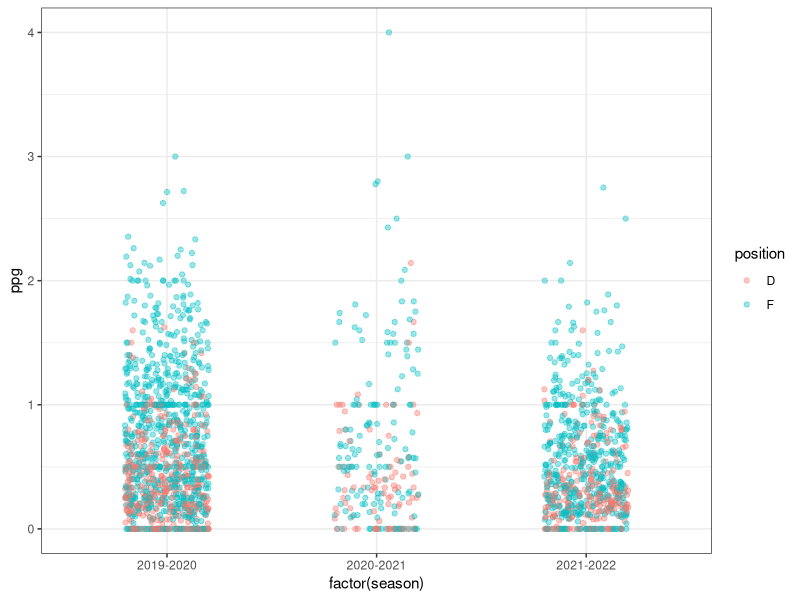
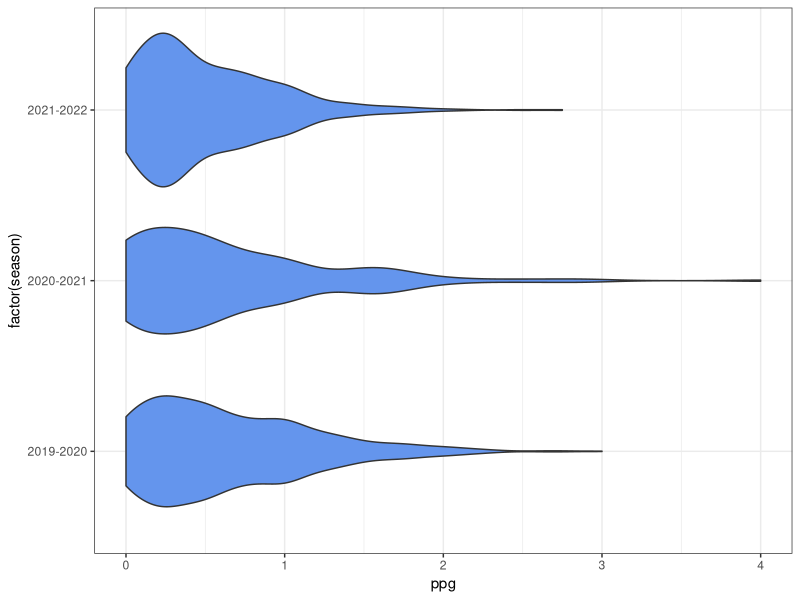
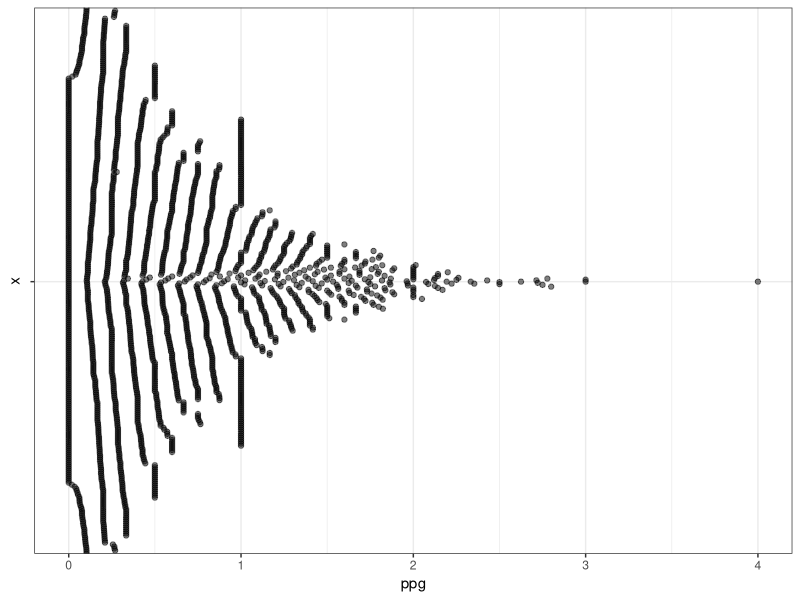
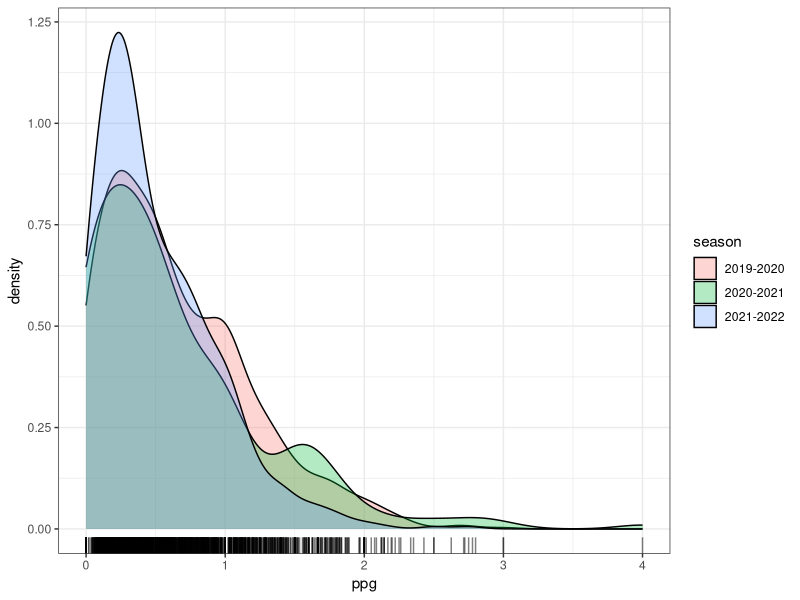
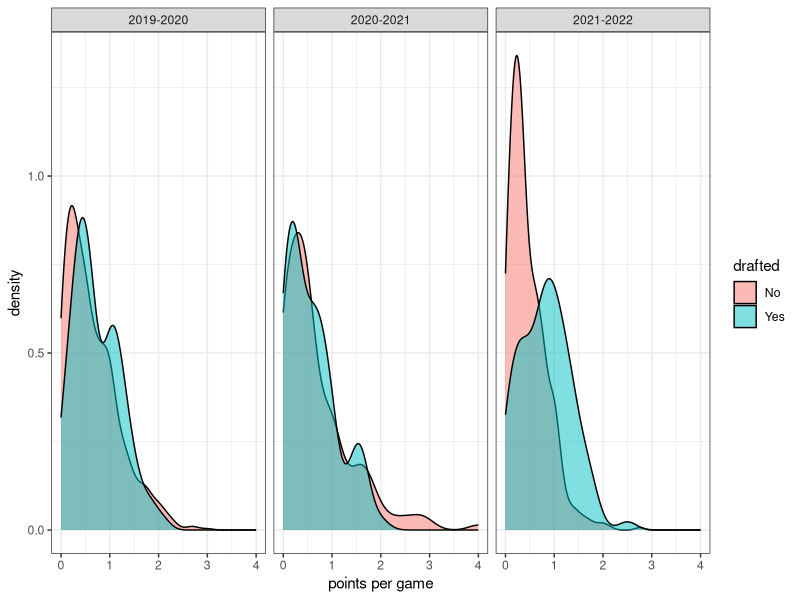
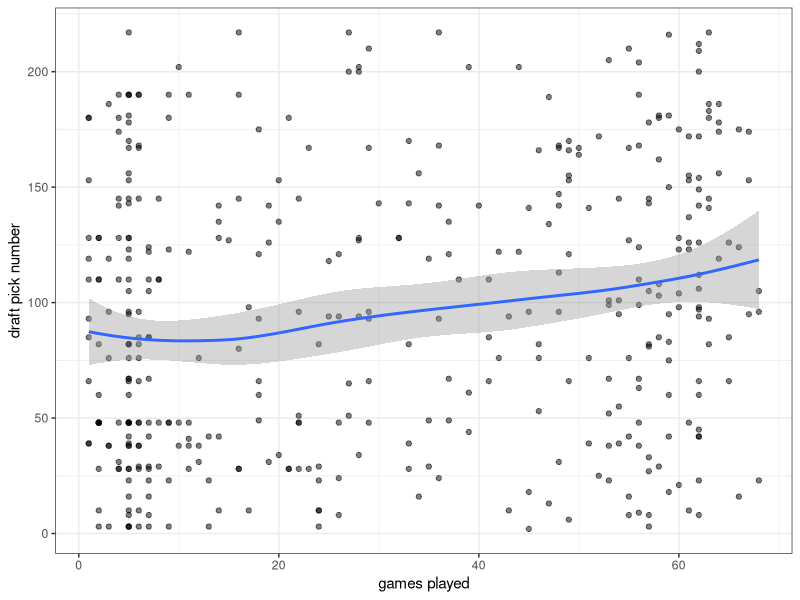
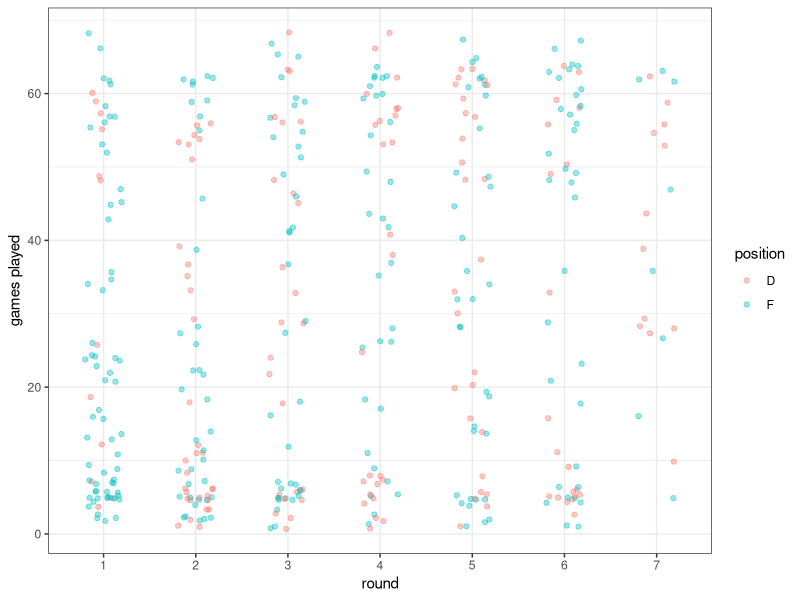
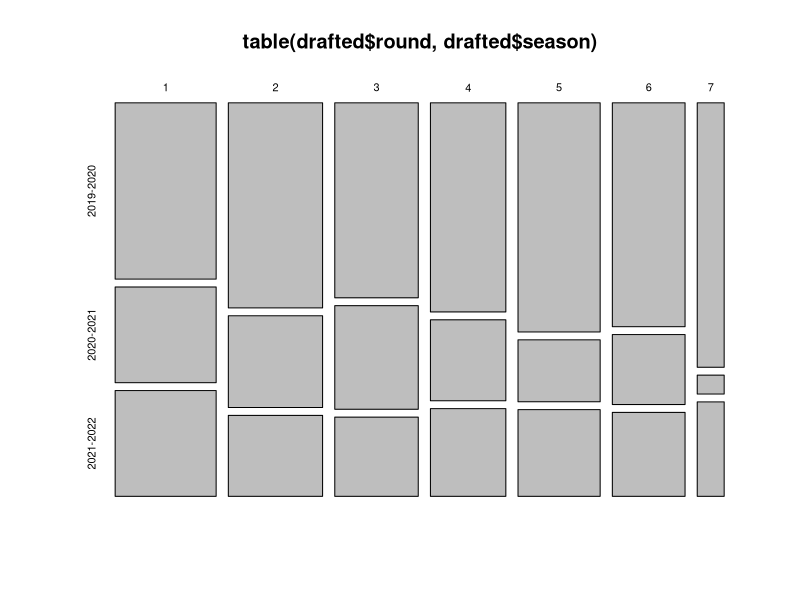

Here is the R script that generated these plots, in order:
## ---- chunk 1
knitr::opts_chunk$set(echo = TRUE)
## ---- chunk 2
# load packages
library(tidyverse)
library(RColorBrewer)
library(ggbeeswarm)
# load data
library(readr)
sams_ohl_data_request <- #read_csv("C:/Users/jacki/Desktop/REU/hockey/sams_ohl_data_request.csv")
read_csv("sams_ohl_data_request.csv")
View(sams_ohl_data_request)
# filter years
recent <- sams_ohl_data_request %>% 
  filter(season %in% c("2019-2020", "2020-2021", "2021-2022"))
# add points per game columns
recent <- recent %>% 
  mutate(ppg = pts/gp)
# more data frames
all3 <- recent %>% 
  filter(season %in% c("2019-2020", "2020-2021", "2021-2022")) %>%
  group_by(league, season) %>%
  summarize(count = n()) %>%
  pivot_wider(names_from = season, values_from = count) %>%
  filter(!is.na(`2019-2020`) & !is.na(`2020-2021`) & !is.na(`2021-2022`))
all_seasons <- recent %>% 
  filter(league %in% c("Belarus Cup", "International-Jr", "MHL",
                       "NOJHL", "Slovakia U20", "Slovakia2",
                       "USHL"))
drafted <- recent %>% 
  filter(!is.na(draft_year))
recent2 <- recent %>% 
  mutate(got_drafted = case_when(!is.na(draft_year) ~ 'Yes',
                                 TRUE ~ 'No'))
## ---- chunk 3
recent %>% 
  ggplot(aes(x = factor(season), y = ppg)) +
  geom_jitter(alpha = 0.4, aes(color = position),
              position=position_jitter(0.2)) +
  theme_bw()
## ---- chunk 4
recent %>% 
  ggplot(aes(x = ppg, y = factor(season))) +
  geom_violin(fill = "cornflowerblue") +
  theme_bw()
## ---- chunk 5
recent %>% 
  ggplot(aes(y = ppg)) +
  geom_beeswarm(aes(x = ""), cex = 3, alpha = 0.5) +
  theme_bw() +
  coord_flip()
## ---- chunk 6
recent %>% 
  ggplot(aes(x = ppg)) +
  geom_density(aes(fill = season), alpha = 0.3) +
  geom_rug(alpha = 0.5) +
  theme_bw() 
## ---- chunk 7
summary(lm(ppg ~ got_drafted, data = recent2))
recent2 %>% 
  ggplot(aes(x = ppg)) +
  geom_density(aes(fill = got_drafted), alpha = 0.5) +
  theme_bw() +
  labs(x = "points per game", fill = "drafted") +
  facet_wrap(~season)
## ---- chunk 8
summary(lm(ppg ~ overall_pick_num, data = drafted))
drafted %>% 
  ggplot(aes(x = gp, y = overall_pick_num)) +
  geom_point(alpha = 0.5) +
  geom_smooth() +
  labs(x = "games played", y = "draft pick number") +
  theme_bw()
drafted %>% 
  ggplot(aes(x = factor(round), y = gp)) +
  geom_jitter(alpha = 0.4, aes(color = position),
              position=position_jitter(0.2)) +
  labs(x = "round", y = "games played") +
  theme_bw()
mosaicplot(table(drafted$round, drafted$season))
## ---- chunk 9
drafted %>% 
  ggplot(aes(x = factor(position), y = gp)) +
  geom_jitter(alpha = 0.4, aes(color = draft_year),
              position=position_jitter(0.2)) +
  labs(x = "position", y = "games played", color = "draft year") +
  theme_bw()
drafted %>% 
  ggplot(aes(x = factor(position), y = pts)) +
  geom_jitter(alpha = 0.4, aes(color = round),
              position=position_jitter(0.2)) +
  labs(x = "position", y = "points", color = "round") +
  theme_bw()
drafted %>% 
  ggplot(aes(x = factor(position), y = ppg)) +
  geom_jitter(alpha = 0.4, aes(color = round),
              position=position_jitter(0.2)) +
  labs(x = "position", y = "points per game", color = "round") +
  theme_bw()
## ---- chunk 10
# players with stats from both 2019-2020 and 2021-2022
summed_both <- recent %>% 
  filter(season %in% c("2019-2020", "2021-2022"))
summed_both <- summed_both %>% 
  group_by(name, season) %>% 
  summarize_at(vars(gp:pm, ppg), "sum")
summed_both <- summed_both %>% 
  group_by(name) %>% 
  mutate(count_seasons = n()) %>% 
  filter(count_seasons == 2)

# density plot
summed_both %>%
  ggplot(aes(x = ppg)) +
  geom_density(aes(fill = season), alpha = 0.3) +
  geom_rug(alpha = 0.5) +
  theme_bw()
